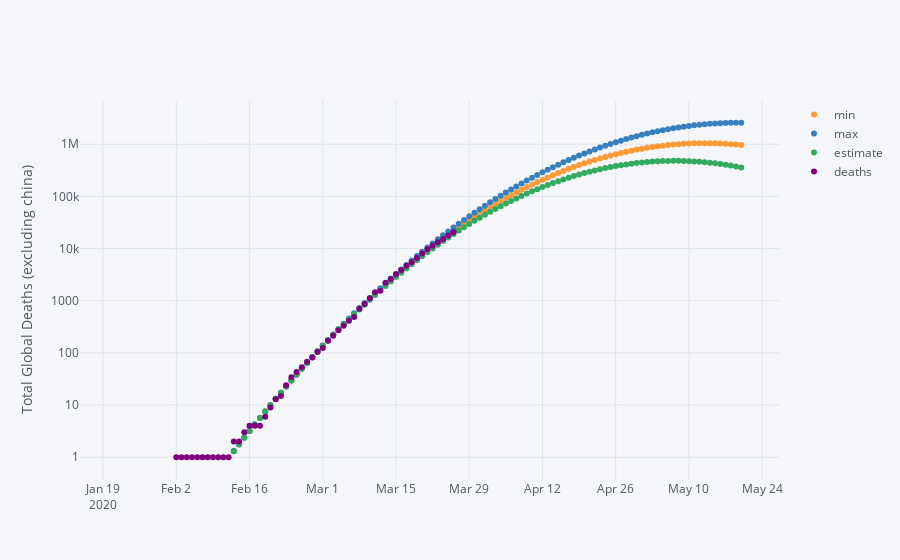

This figure's notebook cell:
### Code cell
n_sigma = 1

x0 = min(x)
delta = max(x) - min(x)
x = (x-x0)/delta
x2 = (x2-x0)/delta

coeff, cov = np.polyfit(x, y, 2, cov=True)
coeff_min = coeff - n_sigma*np.sqrt(cov).diagonal() * np.array([1, 0, 0])
coeff_max = coeff + n_sigma*np.sqrt(cov).diagonal() * np.array([1, 0, 0])

fit = pd.DataFrame(pd.date_range('2020-02-10', '2020-05-20'), columns=['date']).set_index('date')
fit['min'] = pd.np.poly1d(coeff)(x2)
fit['estimate'] = pd.np.poly1d(coeff_min)(x2)
fit['max'] = pd.np.poly1d(coeff_max)(x2)

globe = get_globe(df, category)
out = pd.concat((globe.set_index('date'), fit), axis=1)
out[out<0] = np.nan
out.apply(np.exp)[['min', 'max', 'estimate', category]].iplot(logy=True, yTitle=f'Total Global {category.capitalize()} (excluding china)', mode='markers', size=6)
